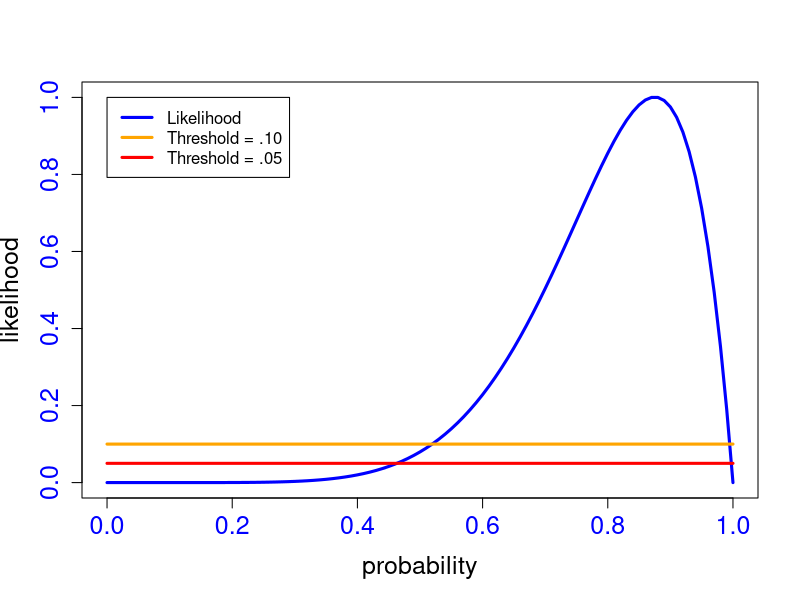

Recreate this plot in R.
## ---- chunk 1
#Simulate 15 independent Binomial(10,.2)
rbinom(15,size=10,prob=0.2)
#Simulate 15 independent Binomial(10,p), first p=0.1, last p=0.9
rbinom(15,size=10,prob=seq(0.1,0.9,length=15))
#Simulate 15 independent Binomial(n,p), first (n,p)=(1,0.1), last (n,p)=(15,0.9)
rbinom(15,size=1:15,prob=seq(0.1,0.9,length=15))
## ---- chunk 2
round(8*0.5^7*(1-0.5)^1+0.5^8*(1-0.5)^0,digits=4)
round(pbinom(6, 8, 0.5, lower.tail = FALSE),digits=4)
## ---- chunk 3
p=seq(0,1,length=101)                                     #Set an equally spaced probability grid between 0 and 1
like=8*p^7*(1-p)                                          #Calculate the probability and then plot
plot(p,like/max(like),type="l",col="blue",lwd=3,xlab="probability",ylab="likelihood",cex.lab=1.5,cex.axis=1.5,col.axis="blue")
lines(p,rep(0.05,101),col="red",lwd=3)
lines(p,rep(0.1,101),col="orange",lwd=3)
legend(0,1,c("Likelihood","Threshold = .10","Threshold = .05"),lwd=c(3,3,3),col=c("blue","orange","red"))
## ---- chunk 4
#Probability of at least 1 standard deviation away from the mean
round(pnorm(1)-pnorm(-1),digits=3)
#Probability of at least 2 standard deviations away from the mean
round(pnorm(2)-pnorm(-2),digits=3)
#Probability of at least 3 standard deviations away from the mean
round(pnorm(3)-pnorm(-3),digits=3)
